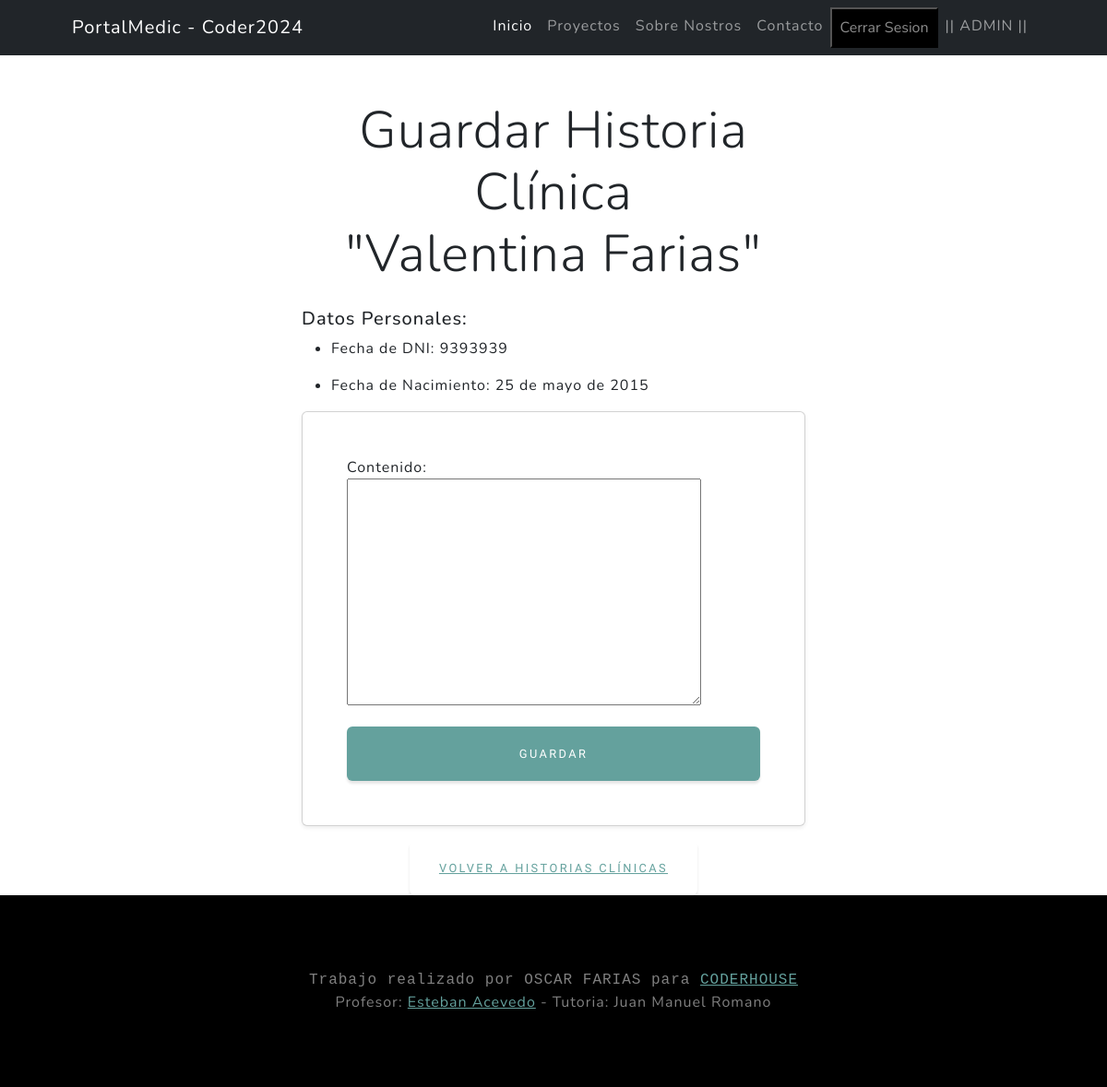
Page /pacientes/pacientes/4/guardar/ (signed in) on the committed database.
### pacientes/models.py (models this page shows, shortened)
class Paciente(models.Model):
    nombre = models.CharField(max_length=50, null = False)
    apellido = models.CharField(max_length=50, null = False)
    DNI = models.IntegerField(unique=True, null=False)
    fecha_nacimiento = models.DateField(null=True, blank=True)
    telefono = models.IntegerField(null=True, blank=True)
    obraSocial = models.ForeignKey(ObraSocial, on_delete=models.SET_NULL, null=True, blank=True, verbose_name = "Socio ID", related_name="paciente_obrasocial")
    numeroAfiliado = models.CharField(max_length=50,null=False, blank=False, verbose_name="Numero de Afiliado")
    medico_tratante = models.ForeignKey("medicos.Medicos", on_delete=models.SET_NULL, null=True, blank=True, related_name="paciente_medicos")
    class Meta:
        verbose_name = "Paciente"
        verbose_name_plural = "Pacientes"

### pacientes/views.py (the view)
# urls.py: path("pacientes/<int:pk>/guardar/", guardar_historia, name='guardar_historia'),
@login_required
def guardar_historia(request, pk):
    paciente = get_object_or_404(Paciente, id=pk)
    if request.method == 'POST':
        form = HistoriaClinicaForm(request.POST)
        if form.is_valid():
            historia = form.save(commit=False)
            historia.paciente = paciente
            historia.save()
            return redirect("pacientes:ver_historia", pk=paciente.id)
    else:
        form = HistoriaClinicaForm()
    return render(request, 'pacientes/guardar_historia.html', {'form': form, 'paciente': paciente})

### pacientes/forms.py
class HistoriaClinicaForm(forms.ModelForm):
    class Meta:
        model = HistoriaClinica
        fields = ['contenido']

### pacientes/templates/pacientes/guardar_historia.html (shortened to what this page needs)
{% extends 'core/base.html' %}
{% load static %}
{% block content %}
<div class="container mt-5">
    <div class="row">
        <div class="col-12 col-md-8 offset-md-2 col-lg-6 offset-lg-3">
            <h1 class="display-4 text-center mb-4">Guardar Historia Clínica <br> "{{ paciente.nombre }} {{ paciente.apellido }}"</h1>
            <h5>Datos Personales:</h5>
            <ul><li><p>Fecha de DNI: {{paciente.DNI}}</li></ul>
            <ul><li><p>Fecha de Nacimiento: {{paciente.fecha_nacimiento}}</p></li></ul>
            <form method="post" class="card p-5 shadow-sm">
                {{ form.as_p }}
                <div class="d-grid">
                    <button type="submit" class="btn btn-primary btn-block">Guardar</button>
                </div>
            </form>
            <div class="mt-3 text-center">
                <a href="{% url 'pacientes:ver_historia' paciente.id %}" class="btn btn-link">Volver A Historias clínicas</a>
            </div>
        </div>
    </div>
</div>
{% endblock content %}

### core/templates/core/base.html (shortened to what this page needs)
{% load static %}
<!DOCTYPE html>
<html lang="es">
<head>
    <link href="{% static 'core/css/styles.css' %}" rel="stylesheet" />
</head>
{% block navbar %}
<nav class="navbar navbar-expand-lg navbar-dark bg-dark">
    <div class="container px-5">
        <a class="navbar-brand" href="{% url 'core:index' %}">PortalMedic - Coder2024</a>
        <div class="collapse navbar-collapse" id="navbarSupportedContent">
            <ul class="navbar-nav ms-auto mb-2 mb-lg-0">
                <li class="nav-item"><a class="nav-link active" aria-current="page"
                        href="{% url 'core:index' %}">Inicio</a></li>
                <li class="nav-item"><a class="nav-link" href="#about">Proyectos</a></li>
                <li class="nav-item"><a class="nav-link" href="#projects">Sobre Nostros</a></li>
                <li class="nav-item"><a class="nav-link"
                        href="https://api.whatsapp.com/send/?phone=%2B5493814761261&text&type=phone_number&app_absent=0"
                        target="_blank">Contacto</a></li>
                {% if user.is_authenticated %}
                <form action="{% url 'core:logout' %}" method="POST">
                    <button type="submit" class="nav-link nav-item bg-black ">Cerrar Sesion</button>
                </form>
                <li class="nav-item"><a class="nav-link" href="">|| {{user.username.upper}} ||</a></li>
                {% else %}
                <li class="nav-item"><a class="nav-link" href="{% url 'core:login' %}">Iniciar Sesion</a></li>
                {% endif %}
            </ul>
        </div>
    </div>
</nav>
{% endblock navbar %}
<body>
    {% block content %}
    {% endblock content %}
</body>
{% block footer %}
<footer class="footer mt-auto bg-black big text-center text-white-50">
    <div class="container big px-4 px-lg-5 font-monospace">Trabajo realizado por OSCAR FARIAS para <a
            href="https://www.coderhouse.com/ar/">CODERHOUSE</a></div>
    <div class="container px-4 px-lg-5">Profesor: <a href="https://www.linkedin.com/in/esteban-acevedo-aberastain/?originalSubdomain=ar">Esteban Acevedo</a> - Tutoria: Juan Manuel Romano</div>
</footer>
{% endblock footer %}

### rows in the picture
Paciente: nombre "Valentina", apellido "Farias", DNI "9393939", fecha_nacimiento "25 de mayo de 2015"

### other values in the picture
{{ user.username.upper }} "ADMIN"
